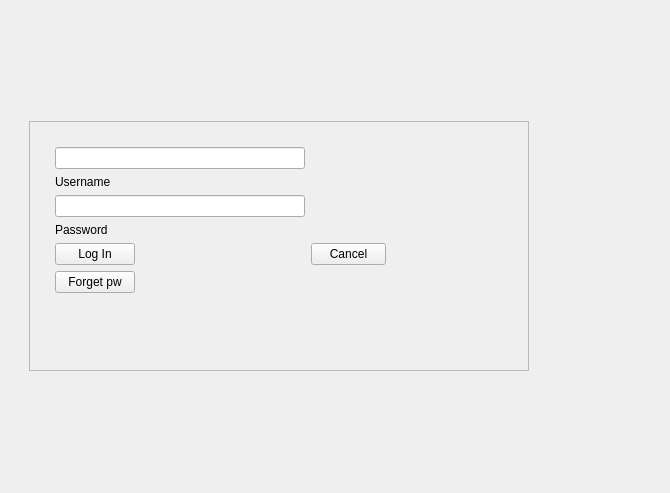
<?xml version="1.0" encoding="UTF-8"?>
<ui version="4.0">
 <class>LoginWindow</class>
 <widget class="QWidget" name="LoginWindow">
  <property name="geometry">
   <rect>
    <x>0</x>
    <y>0</y>
    <width>670</width>
    <height>493</height>
   </rect>
  </property>
  <property name="windowTitle">
   <string>Form</string>
  </property>
  <layout class="QGridLayout" name="gridLayout_2">
   <item row="0" column="0">
    <widget class="QWidget" name="widget" native="true">
     <layout class="QGridLayout" name="gridLayout">
      <item row="0" column="0">
       <widget class="QWidget" name="logInWidget" native="true">
        <property name="enabled">
         <bool>true</bool>
        </property>
        <layout class="QVBoxLayout" name="verticalLayout_2">
         <item>
          <widget class="QFrame" name="logInFrame">
           <property name="enabled">
            <bool>true</bool>
           </property>
           <property name="maximumSize">
            <size>
             <width>500</width>
             <height>250</height>
            </size>
           </property>
           <property name="statusTip">
            <string/>
           </property>
           <property name="layoutDirection">
            <enum>Qt::LeftToRight</enum>
           </property>
           <property name="frameShape">
            <enum>QFrame::StyledPanel</enum>
           </property>
           <property name="frameShadow">
            <enum>QFrame::Raised</enum>
           </property>
           <layout class="QFormLayout" name="formLayout">
            <property name="leftMargin">
             <number>25</number>
            </property>
            <property name="topMargin">
             <number>25</number>
            </property>
            <property name="rightMargin">
             <number>25</number>
            </property>
            <property name="bottomMargin">
             <number>25</number>
            </property>
            <item row="0" column="0">
             <widget class="QLineEdit" name="usernamelineEdit">
              <property name="minimumSize">
               <size>
                <width>250</width>
                <height>0</height>
               </size>
              </property>
              <property name="text">
               <string/>
              </property>
              <property name="echoMode">
               <enum>QLineEdit::Normal</enum>
              </property>
             </widget>
            </item>
            <item row="2" column="0">
             <widget class="QLabel" name="usernameLabel">
              <property name="text">
               <string>Username</string>
              </property>
             </widget>
            </item>
            <item row="8" column="0">
             <widget class="QLabel" name="passwordLabel">
              <property name="enabled">
               <bool>true</bool>
              </property>
              <property name="maximumSize">
               <size>
                <width>250</width>
                <height>25</height>
               </size>
              </property>
              <property name="text">
               <string>Password</string>
              </property>
             </widget>
            </item>
            <item row="10" column="0">
             <widget class="QPushButton" name="loginButton">
              <property name="text">
               <string>Log In</string>
              </property>
             </widget>
            </item>
            <item row="10" column="1">
             <widget class="QPushButton" name="loginCancelButton">
              <property name="enabled">
               <bool>true</bool>
              </property>
              <property name="maximumSize">
               <size>
                <width>75</width>
                <height>25</height>
               </size>
              </property>
              <property name="text">
               <string>Cancel</string>
              </property>
             </widget>
            </item>
            <item row="7" column="0">
             <widget class="QLineEdit" name="passwordlineEdit">
              <property name="minimumSize">
               <size>
                <width>250</width>
                <height>0</height>
               </size>
              </property>
              <property name="text">
               <string/>
              </property>
              <property name="echoMode">
               <enum>QLineEdit::Password</enum>
              </property>
             </widget>
            </item>
            <item row="11" column="0">
             <widget class="QPushButton" name="pushButton">
              <property name="text">
               <string>Forget pw</string>
              </property>
             </widget>
            </item>
           </layout>
          </widget>
         </item>
        </layout>
       </widget>
      </item>
     </layout>
    </widget>
   </item>
  </layout>
 </widget>
 <resources/>
 <connections/>
</ui>
